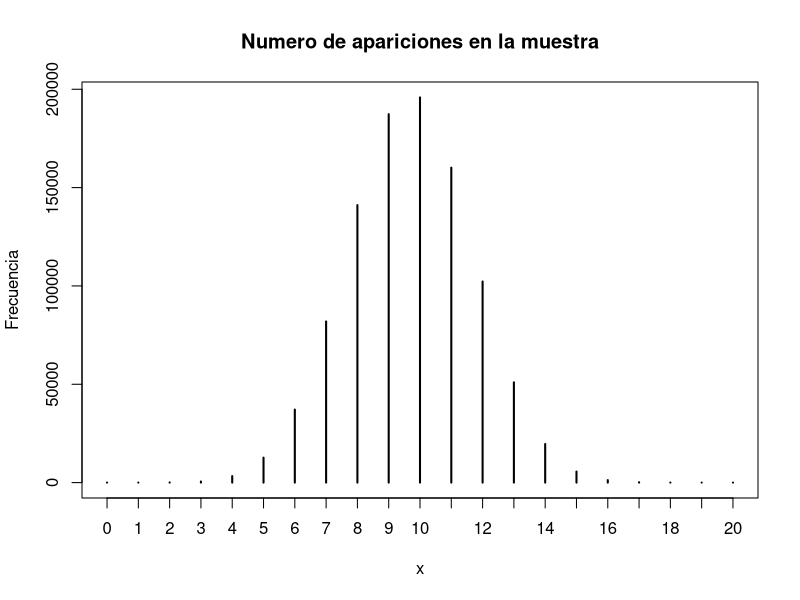
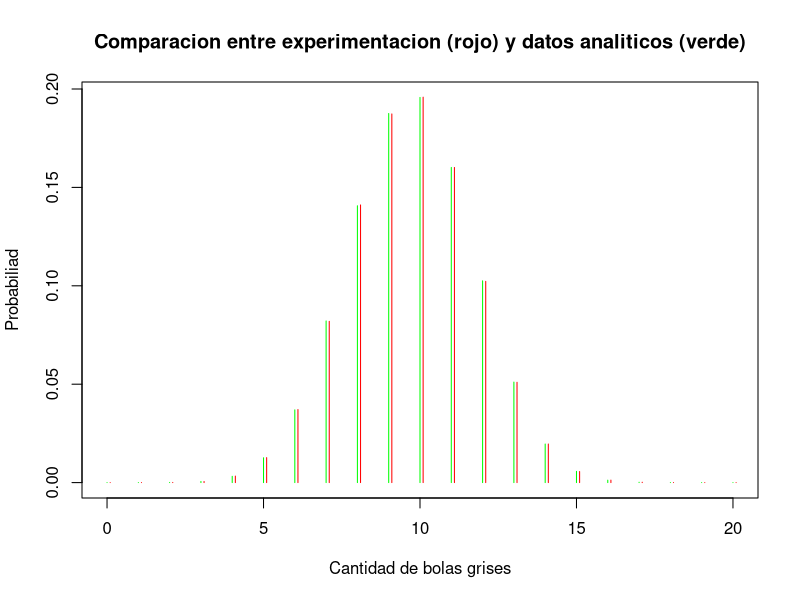

Reproduce these figures in R, in order.
# Urna simula ser la urna, representando con 0 las bolas blancas y con 1 las bolas grises
urna <- c(rep(0, times=49), rep(1, times=46) )
# Con la funcion sample, obtenemos 20 elementos sin remplazo de la urna
# como 1 representa las bolas grises, la suma de dicha sample es igual a 
# la cantidad de bolas grises obtenidas, luego esto lo replicamos 1000000 veces
# y los guardamos en un array llamado muestra
muestra <- replicate(1000000, sum( sample(urna, 20, replace=FALSE, prob=NULL) ), simplify="array")
# Para asegurar que contemos aunque sea como ceros las apariciones de todas las
# posibilidades para el resultado (del 0 al 20) hacemos factor a la muestra con los 
# niveles del 0 al 20
# Impresion de los primeros 3 resultados
print("Los primeros 3 resultados son : ", quote=FALSE)
print(muestra[1])
print(muestra[2])
print(muestra[3])
muestra <- factor(muestra, levels = c(0:20))
# Obtencion de las frecuencias y las probabilidades empiricas
frecuencia <- table(muestra)
probabilidad.Empirica <- frecuencia/1000000

# Grafica de las frecuencias
plot(frecuencia, type="h", xlab="x", ylab="Frecuencia", 
     main="Numero de apariciones en la muestra")

# Obtencion de la probabilidad analitica con la funcion dhyper
probabilidad.Analitica <- dhyper(c(0:20), 46, 49, 20)

plot(c(0:20), probabilidad.Analitica, xlab="Cantidad de bolas grises", ylab="Probabiliad",
     main="Comparacion entre experimentacion (rojo) y datos analiticos (verde)",
     type="h", col="green")
lines(c(0:20)+0.1, probabilidad.Empirica, type="h", col="red")

#Obtencion de la probabilidad de obtener 5 bolas grises al sacar 20 bolas de la urna
ans<-dhyper(5,46,49,20)
print(paste("La probabilidad de obtener 5 bolas grises al sacar 20 bolas de la urna 
            es : ", ans) ,quote=FALSE)
#bien